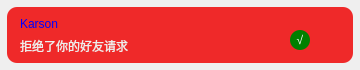
<?xml version="1.0" encoding="UTF-8"?>
<ui version="4.0">
 <class>Form</class>
 <widget class="QWidget" name="Form">
  <property name="geometry">
   <rect>
    <x>0</x>
    <y>0</y>
    <width>360</width>
    <height>70</height>
   </rect>
  </property>
  <property name="sizePolicy">
   <sizepolicy hsizetype="Fixed" vsizetype="Fixed">
    <horstretch>0</horstretch>
    <verstretch>0</verstretch>
   </sizepolicy>
  </property>
  <property name="windowTitle">
   <string>Form</string>
  </property>
  <layout class="QHBoxLayout" name="horizontalLayout">
   <property name="spacing">
    <number>0</number>
   </property>
   <property name="leftMargin">
    <number>0</number>
   </property>
   <property name="topMargin">
    <number>0</number>
   </property>
   <property name="rightMargin">
    <number>0</number>
   </property>
   <property name="bottomMargin">
    <number>0</number>
   </property>
   <item>
    <widget class="QWidget" name="widgetMain" native="true">
     <property name="sizePolicy">
      <sizepolicy hsizetype="Fixed" vsizetype="Fixed">
       <horstretch>0</horstretch>
       <verstretch>0</verstretch>
      </sizepolicy>
     </property>
     <property name="minimumSize">
      <size>
       <width>360</width>
       <height>70</height>
      </size>
     </property>
     <property name="maximumSize">
      <size>
       <width>360</width>
       <height>70</height>
      </size>
     </property>
     <property name="styleSheet">
      <string notr="true">QWidget#widgetMain {
    background-color: rgb(239, 41, 41);
    border-radius: 10px;
    border-bottom: 0;
    padding: 7px;
    margin: 7px;
    box-shadow: 0px 5px 0px #F2F2F2; /* 添加底部边框效果 */
}
</string>
     </property>
     <widget class="QLabel" name="name">
      <property name="geometry">
       <rect>
        <x>20</x>
        <y>13</y>
        <width>121</width>
        <height>21</height>
       </rect>
      </property>
      <property name="sizePolicy">
       <sizepolicy hsizetype="Preferred" vsizetype="Preferred">
        <horstretch>0</horstretch>
        <verstretch>0</verstretch>
       </sizepolicy>
      </property>
      <property name="styleSheet">
       <string notr="true">QLabel{
	background-color: transparent;
	font: 75 11pt &quot;Arial&quot;;
	color: blue
}</string>
      </property>
      <property name="text">
       <string>Karson</string>
      </property>
     </widget>
     <widget class="QLabel" name="new_text">
      <property name="geometry">
       <rect>
        <x>20</x>
        <y>35</y>
        <width>221</width>
        <height>21</height>
       </rect>
      </property>
      <property name="sizePolicy">
       <sizepolicy hsizetype="Expanding" vsizetype="Preferred">
        <horstretch>0</horstretch>
        <verstretch>0</verstretch>
       </sizepolicy>
      </property>
      <property name="styleSheet">
       <string notr="true">QLabel#new_text{
	background-color: transparent;
	font: 75 9pt &quot;Arial&quot;;
	color: rgb(238, 238, 236);
}</string>
      </property>
      <property name="text">
       <string>拒绝了你的好友请求</string>
      </property>
     </widget>
     <widget class="QPushButton" name="config_butt">
      <property name="geometry">
       <rect>
        <x>290</x>
        <y>30</y>
        <width>20</width>
        <height>20</height>
       </rect>
      </property>
      <property name="styleSheet">
       <string notr="true">QPushButton#config_butt{
	border-radius: 10px;
	background-color: green;
	color: white;
}</string>
      </property>
      <property name="text">
       <string>√</string>
      </property>
     </widget>
    </widget>
   </item>
  </layout>
 </widget>
 <resources/>
 <connections/>
</ui>
